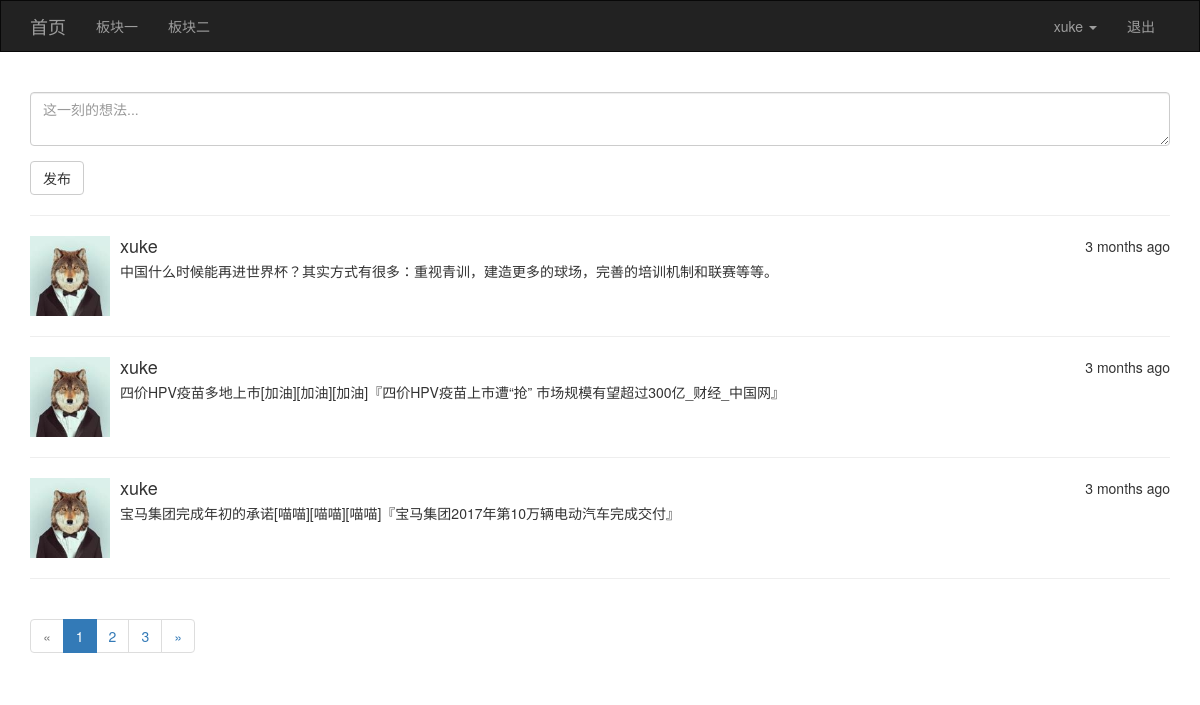
The page / (signed in) on the database its author committed.
### app/models/user.py (models this page shows, shortened)
class User(db.Model, UserMixin):
    __tablename__ = 'users'
    id = db.Column(db.Integer, primary_key=True)
    username = db.Column(db.String(20), unique=True)
    password_hash = db.Column(db.String(128))
    email = db.Column(db.String(64), unique=True)
    confirmed = db.Column(db.Boolean, default=False)
    icon = db.Column(db.String(64), default='default.jpg')
    posts = db.relationship('Post', backref='user', lazy='dynamic')
    @property
    def password(self):
        raise AttributeError('密码不能直接访问')

### app/models/posts.py (models this page shows)
class Post(db.Model):
    __tablename__ = 'posts'
    id = db.Column(db.Integer, primary_key=True)
    content = db.Column(db.String(200))
    timestamp = db.Column(db.DateTime, default=datetime.utcnow)
    rid = db.Column(db.Integer, default=0)
    uid = db.Column(db.Integer, db.ForeignKey('users.id'))

### app/views/main.py (the view, shortened to what this page needs)
@main.route('/', methods=['GET', 'POST'])
def index():
    form = PostForm()
    page = int(request.args.get('page', 1))
    pagination = Post.query.filter_by(rid=0).order_by(Post.timestamp.desc()).paginate(
        page=page,per_page=3, error_out=False)
    posts = pagination.items
    return render_template('main/index.html', form=form, posts=posts, pagination=pagination)

### app/forms/posts.py
class PostForm(FlaskForm):
    content = TextAreaField('', render_kw={'placeholder': '这一刻的想法...'}, validators=[Length(5,200, message='说话要注意分寸，必须在5~200个字符之间！')])
    submit = SubmitField('发布')

### app/models/user.py (called while the page is built)
@login_manager.user_loader
def user_loader(uid):
    return User.query.get(int(uid))

### app/templates/main/index.html (shortened to what this page needs)
{% extends 'common/base.html' %}
{% block page_content %}
    {{ wtf.quick_form(form) }}
    {% for post in posts %}
        <hr/>
        <div class="media">
            <div class="media-left media-middle">
                <a href="#">
                    <img class="media-object" style="height: 80px;width: 80px;" src="{{ url_for('static', filename='upload/' + post.user.icon) }}" alt="头像">
                </a>
            </div>
            <div class="media-body">
                <div style="float:right">{{ moment(post.timestamp).fromNow() }}</div>
                <h4 class="media-heading">{{ post.user.username }}</h4>
                {{ post.content }}
            </div>
        </div>
    {% endfor %}
    <hr/>
    {{ show_pagination(pagination, 'main.index') }}
{% endblock %}

### app/templates/common/base.html (shortened to what this page needs)
{% extends 'bootstrap/base.html' %}
{% from 'common/macro.html' import show_pagination %}
{% import 'bootstrap/wtf.html' as wtf %}
{% block head %}
    {{ super() }}
{% endblock %}
{% block navbar %}
    <nav class="navbar navbar-inverse" style="border-radius:0px">
        <div class="container">
            <div class="navbar-header">
                <a class="navbar-brand" href="{{ url_for('main.index') }}">首页</a>
            </div>
            <div class="collapse navbar-collapse">
                <ul class="nav navbar-nav">
                    <li><a href="#">板块一</a></li>
                    <li><a href="#">板块二</a></li>
                </ul>
                <ul class="nav navbar-nav navbar-right">
                    {% if current_user.is_authenticated %}
                        <li class="dropdown">
                            <a href="#" class="dropdown-toggle" data-toggle="dropdown" role="button"
                               aria-haspopup="true" aria-expanded="false">{{ current_user.username }} <span
                                    class="caret"></span></a>
                        </li>
                        <li><a href="{{ url_for('user.logout') }}">退出</a></li>
                    {% else %}
                        <li><a href="{{ url_for('user.login') }}">登录</a></li>
                        <li><a href="{{ url_for('user.register') }}">注册</a></li>
                    {% endif %}
                </ul>
            </div>
        </div>
    </nav>
{% endblock %}
{% block content %}
    <div class="container">
        {% block page_content %}
        {% endblock %}
    </div>
{% endblock %}

### rows shown on the page
User: username "xuke"
Post: icon (picture), timestamp "3 months ago", user.username "xuke", content "中国什么时候能再进世界杯？其实方式有很多：重视青训，建造更多的球场，完善的培训机制和联赛等等。"
Post: icon (picture), timestamp "3 months ago", user.username "xuke", content "四价HPV疫苗多地上市[加油][加油][加油]『四价HPV疫苗上市遭“抢” 市场规模有望超过300亿_财经_中国网』"
Post: icon (picture), timestamp "3 months ago", user.username "xuke", content "宝马集团完成年初的承诺[喵喵][喵喵][喵喵]『宝马集团2017年第10万辆电动汽车完成交付』"

### other values the page prints
{{ p }} "1"
{{ p }} "2" "3"
